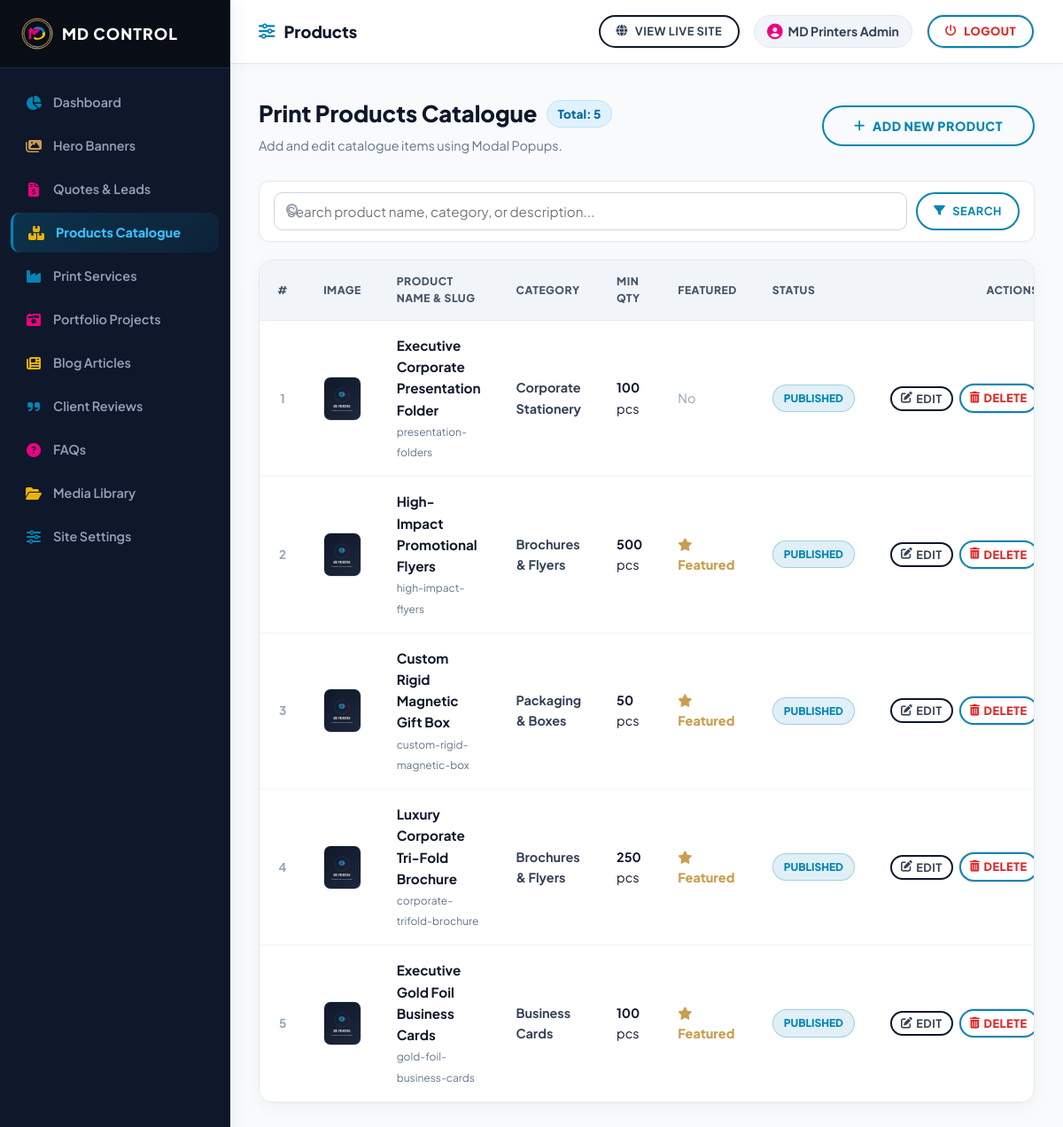
The app's page /admin?view=products (signed in) with its own data.
### tables this page shows
CREATE TABLE `products` (
  `id` INT UNSIGNED AUTO_INCREMENT PRIMARY KEY,
  `category_id` INT UNSIGNED NULL,
  `name` VARCHAR(150) NOT NULL,
  `slug` VARCHAR(180) NOT NULL UNIQUE,
  `short_desc` TEXT NOT NULL,
  `full_desc` LONGTEXT NOT NULL,
  `main_image` VARCHAR(255) NULL,
  `gallery_json` TEXT NULL,
  `specifications_json` TEXT NULL,
  `paper_options_json` TEXT NULL,
  `finishing_options_json` TEXT NULL,
  `min_quantity` INT DEFAULT 100,
  `is_featured` TINYINT(1) DEFAULT 0,
  `status` ENUM('published', 'draft') DEFAULT 'published',
  `meta_title` VARCHAR(255) NULL,
  `meta_desc` TEXT NULL,
  `meta_keywords` VARCHAR(255) NULL,
  `created_at` TIMESTAMP DEFAULT CURRENT_TIMESTAMP,
  FOREIGN KEY (`category_id`) REFERENCES `product_categories`(`id`) ON DELETE SET NULL
);

CREATE TABLE `product_categories` (
  `id` INT UNSIGNED AUTO_INCREMENT PRIMARY KEY,
  `name` VARCHAR(100) NOT NULL,
  `slug` VARCHAR(120) NOT NULL UNIQUE,
  `description` TEXT NULL,
  `status` ENUM('active', 'inactive') DEFAULT 'active',
  `sort_order` INT DEFAULT 0
);

### models/Product.php (called while the page is built, shortened)
<?php
class Product {
    public static function getAll(array $filters = [], int $limit = 20, int $offset = 0): array {
        $db = Database::getInstance();
        try {
            try { $db->exec("ALTER TABLE products ADD COLUMN video_url VARCHAR(255) NULL"); } catch (\Throwable $ex) {}
            $sql = "SELECT p.*, c.name as category_name, c.slug as category_slug
                    FROM products p
                    LEFT JOIN product_categories c ON p.category_id = c.id
                    WHERE 1=1";
            $params = [];
            $sql .= " ORDER BY p.id DESC LIMIT " . (int)$limit . " OFFSET " . (int)$offset;
            $stmt = $db->prepare($sql);
            $stmt->execute($params);
            $results = $stmt->fetchAll();
            return !empty($results) ? $results : self::getFallbackProducts();
        } catch (PDOException $e) {
            return self::getFallbackProducts();
        }
    }
}

### includes/functions.php (called while the page is built, shortened)
<?php
function e(?string $string): string {
    return htmlspecialchars($string ?? '', ENT_QUOTES, 'UTF-8');
}
function media_url(?string $path, string $fallback = 'placeholder.svg'): string {
    $cleanPath = ltrim(str_replace('\\', '/', $path), '/');
    $normalizedRoot = str_replace('\\', '/', ROOT_PATH);
    return SITE_URL . '/assets/images/' . $fallback;
}

### admin/views/products/index.php (the view, shortened to what this page needs)
<?php
$searchQuery = trim($_GET['search'] ?? '');
$allProducts = Product::getAll(['search' => $searchQuery], 200);
$page = max(1, (int)($_GET['page'] ?? 1));
$perPage = 10;
$totalProducts = count($allProducts);
$products = array_slice($allProducts, ($page - 1) * $perPage, $perPage);
?>
<div style="display: flex; justify-content: space-between; align-items: center; margin-bottom: 28px; flex-wrap: wrap; gap: 20px;">
    <div>
        <h1 style="font-size: 1.6rem; font-weight: 900; color: #0f172a; margin: 0; display: flex; align-items: center; gap: 10px;">
            Print Products Catalogue
            <span class="badge" style="background: #e0f2fe; color: #0369a1; border: 1px solid #bae6fd; font-size: 0.85rem; padding: 4px 12px; border-radius: 20px;">Total: <?= $totalProducts ?></span>
        </h1>
        <p style="color: #64748b; font-size: 0.9rem; margin-top: 4px;">Add and edit catalogue items using Modal Popups.</p>
    </div>
    <button type="button" class="btn btn-primary" onclick="openAddProductModal()" style="font-weight: 800; cursor: pointer;">
        <i class="fas fa-plus"></i> Add New Product
    </button>
</div>
<form action="<?= ADMIN_URL ?>" method="GET" style="display: flex; gap: 10px; margin-bottom: 20px; background: #ffffff; padding: 12px 16px; border-radius: 12px; border: 1px solid #e2e8f0; box-shadow: 0 2px 8px rgba(0,0,0,0.02);">
    <div style="position: relative; flex: 1;">
        <i class="fas fa-search" style="position: absolute; left: 14px; top: 50%; transform: translateY(-50%); color: #94a3b8;"></i>
        <input type="text" name="search" value="<?= e($searchQuery) ?>" placeholder="Search product name, category, or description..." class="form-control" style="padding-left: 38px; border-radius: 8px; border: 1px solid #cbd5e1; font-size: 0.9rem;">
    </div>
    <button type="submit" class="btn btn-primary btn-sm" style="font-weight: 700;"><i class="fas fa-filter"></i> Search</button>
</form>
<div class="admin-table-card">
    <table class="admin-table">
        <thead>
            <tr>
                <th style="width: 50px; text-align: center;">#</th>
                <th style="width: 70px;">Image</th>
                <th>Product Name & Slug</th>
                <th>Category</th>
                <th>Min Qty</th>
                <th>Featured</th>
                <th>Status</th>
                <th style="text-align: right; width: 160px;">Actions</th>
            </tr>
        </thead>
        <tbody>
            <?php if (empty($products)): ?>
                <tr>
                    <td colspan="8" style="padding: 40px; text-align: center; color: #64748b;">No products found matching search.</td>
                </tr>
            <?php else: ?>
                <?php foreach ($products as $idx => $p): ?>
                    <?php $srNo = ($page - 1) * $perPage + $idx + 1; ?>
                    <tr>
                        <td style="text-align: center; font-weight: 700; color: #94a3b8; font-size: 0.85rem;"><?= $srNo ?></td>
                        <td>
                            <img src="<?= media_url($p['main_image']) ?>" alt=""
                                 onerror="this.onerror=null; this.src='<?= SITE_URL ?>/assets/images/placeholder.svg';"
                                 style="width: 50px; height: 50px; border-radius: 8px; object-fit: cover; border: 1px solid #e2e8f0; background: #f8fafc;">
                        </td>
                        <td>
                            <strong style="font-size: 0.95rem; color: #0f172a; display: block;"><?= e($p['name']) ?></strong>
                            <small style="color: #64748b;"><?= e($p['slug']) ?></small>
                        </td>
                        <td><span style="font-weight: 700; color: #334155;"><?= e($p['category_name'] ?? 'General') ?></span></td>
                        <td><strong><?= (int)$p['min_quantity'] ?></strong> pcs</td>
                        <td><?= $p['is_featured'] ? '<span style="color: var(--cmyk-gold); font-weight: 800;"><i class="fas fa-star"></i> Featured</span>' : '<span style="color: #94a3b8;">No</span>' ?></td>
                        <td><span class="badge-status badge-<?= e($p['status']) ?>"><?= ucfirst(e($p['status'])) ?></span></td>
                        <td style="text-align: right;">
                            <div style="display: inline-flex; align-items: center; justify-content: flex-end; gap: 6px;">
                                <button type="button" onclick='openEditProductModal(<?= json_encode($p, JSON_HEX_APOS | JSON_HEX_QUOT) ?>)'
                                        class="btn btn-outline btn-sm" style="padding: 6px 12px; border-color: #cbd5e1; color: #334155; font-weight: 700; cursor: pointer; display: inline-flex; align-items: center; gap: 4px;">
                                    <i class="fas fa-edit"></i> Edit
                                </button>
                                <a href="<?= ADMIN_URL ?>?view=products&action=delete&id=<?= $p['id'] ?>&csrf_token=<?= $_SESSION['csrf_token'] ?? '' ?>"
                                   onclick="return confirmAdminDelete(event, this.href, 'Are you sure you want to delete this catalogue product?');"
                                   class="btn btn-sm" style="padding: 6px 12px; background: rgba(239, 68, 68, 0.1); color: #dc2626; border: 1px solid rgba(239, 68, 68, 0.2); font-weight: 800; display: inline-flex; align-items: center; gap: 4px;" title="Delete Product">
                                    <i class="fas fa-trash-alt"></i> Delete
                                </a>
                            </div>
                        </td>
                    </tr>
                <?php endforeach; ?>
            <?php endif; ?>
        </tbody>
    </table>
</div>

### assets/css/main.css (style rules this page uses)
:root { --cmyk-cyan: #00a8e8; --cmyk-cyan-dark: #0077b6; --cmyk-cyan-glow: rgba(0, 168, 232, 0.22); --cmyk-magenta: #e60067; --cmyk-magenta-dark: #b5179e; --cmyk-magenta-glow: rgba(230, 0, 103, 0.22); --cmyk-yellow: #ffb703; --cmyk-yellow-glow: rgba(255, 183, 3, 0.25); --cmyk-gold: #d4af37; --cmyk-gold-light: #e6c875; --cmyk-gold-glow: rgba(212, 175, 55, 0.25); --cmyk-black: #090d16; --bg-dark: #ffffff; --bg-surface-dark: #f8fafc; --bg-surface-card: #ffffff; --bg-surface-hover: #f1f5f9; --bg-executive-dark: #090d16; --border-dark: #e2e8f0; --border-subtle: #cbd5e1; --border-highlight: rgba(0, 168, 232, 0.3); --text-main: #0f172a; --text-muted: #475569; --text-dim: #64748b; --text-accent: #00a8e8; --text-light: #f8fafc; --font-family-base: 'Plus Jakarta Sans', -apple-system, BlinkMacSystemFont, 'Segoe UI', Roboto, sans-serif; --font-family-display: 'Plus Jakarta Sans', sans-serif; --radius-xs: 4px; --radius-sm: 8px; --radius-md: 14px; --radius-lg: 24px; --radius-full: 9999px; --shadow-sm: 0 2px 8px rgba(15, 23, 42, 0.04); --shadow-md: 0 8px 24px rgba(15, 23, 42, 0.08); --shadow-lg: 0 16px 36px rgba(15, 23, 42, 0.12); --shadow-xl: 0 24px 48px rgba(15, 23, 42, 0.16); --shadow-cmyk: 0 12px 36px rgba(0, 168, 232, 0.15), 0 12px 36px rgba(230, 0, 103, 0.15); --shadow-gold: 0 10px 30px rgba(212, 175, 55, 0.25); --transition-fast: all 0.2s cubic-bezier(0.4, 0, 0.2, 1); --transition-smooth: all 0.35s cubic-bezier(0.4, 0, 0.2, 1); --transition-bounce: all 0.4s cubic-bezier(0.34, 1.56, 0.64, 1); }
*, *::before, *::after { box-sizing: border-box; margin: 0; padding: 0; }
html { font-family: var(--font-family-base); font-size: 16px; scroll-behavior: smooth; background-color: var(--bg-dark); color: var(--text-main); -webkit-font-smoothing: antialiased; -moz-osx-font-smoothing: grayscale; }
body { overflow-x: hidden; line-height: 1.6; min-height: 100vh; display: flex; flex-direction: column; }
a { color: inherit; text-decoration: none; transition: var(--transition-fast); }
img { max-width: 100%; height: auto; display: block; }
button, input, select, textarea { font-family: inherit; font-size: inherit; }
.btn, .blob-btn { z-index: 1; position: relative; padding: 14px 36px; text-align: center; text-transform: uppercase; color: var(--btn-color, var(--cmyk-cyan)); font-size: 0.88rem; font-weight: 800; letter-spacing: 0.5px; background-color: transparent !important; outline: none; border: none; transition: color 0.5s cubic-bezier(0.4, 0, 0.2, 1); cursor: pointer; border-radius: 30px !important; display: inline-flex; align-items: center; justify-content: center; gap: 8px; text-decoration: none; }
.btn::before, .blob-btn::before { content: ""; z-index: 1; position: absolute; left: 0; top: 0; width: 100%; height: 100%; border: 2px solid var(--btn-color, var(--cmyk-cyan)); border-radius: 30px !important; pointer-events: none; box-sizing: border-box; }
.btn::after, .blob-btn::after { content: ""; z-index: -2; position: absolute; left: 3px; top: 3px; width: 100%; height: 100%; transition: all 0.3s 0.2s; border-radius: 30px !important; }
.btn-primary, .blob-btn-cyan { --btn-color: var(--cmyk-cyan, #00a8e8); --btn-bg: #ffffff; }
.btn-outline, .blob-btn-outline { --btn-color: #0f172a; --btn-bg: #ffffff; }
.btn-sm { padding: 8px 20px; font-size: 0.8rem; }
.form-control, input[type="text"], input[type="email"], input[type="tel"], input[type="number"], input[type="search"], input[type="file"], select, textarea, .estimator-select { width: 100%; padding: 12px 16px !important; background: var(--bg-dark); border: 1px solid var(--border-dark); border-radius: 8px !important; color: var(--text-main); font-size: 0.92rem !important; outline: none; box-sizing: border-box !important; transition: var(--transition-fast); }
html, body { overflow-x: hidden !important; width: 100%; }
img, video, iframe { max-width: 100%; }

### records on screen
products: srNo "1", name "Executive Corporate Presentation Folder", slug "presentation-folders", category.name "Corporate Stationery", min_quantity "100", is_featured "No", status "PUBLISHED"
products: srNo "2", name "High-Impact Promotional Flyers", slug "high-impact-flyers", category.name "Brochures & Flyers", min_quantity "500", is_featured 1 (drawn), status "PUBLISHED"
products: srNo "3", name "Custom Rigid Magnetic Gift Box", slug "custom-rigid-magnetic-box", category.name "Packaging & Boxes", min_quantity "50", is_featured 1 (drawn), status "PUBLISHED"
products: srNo "4", name "Luxury Corporate Tri-Fold Brochure", slug "corporate-trifold-brochure", category.name "Brochures & Flyers", min_quantity "250", is_featured 1 (drawn), status "PUBLISHED"
products: srNo "5", name "Executive Gold Foil Business Cards", slug "gold-foil-business-cards", category.name "Business Cards", min_quantity "100", is_featured 1 (drawn), status "PUBLISHED"

### other values on screen
$adminTitle "Products"
$_SESSION['admin_name'] "MD Printers Admin"
$totalProducts "5"
